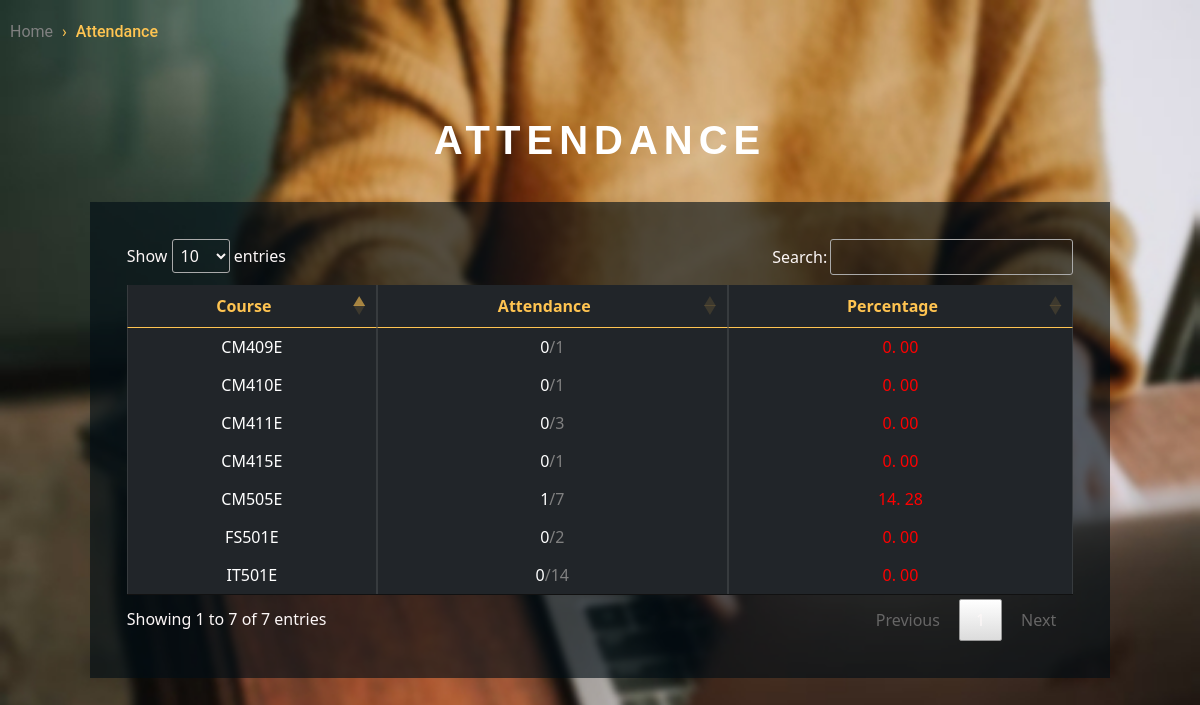
/Files/attendance/attendance_student_view.php (signed in), run on the app's committed database.
### tables this page shows
CREATE TABLE `results` (
  `sr` int(11) NOT NULL,
  `enrollment` int(7) NOT NULL,
  `course_name` varchar(6) NOT NULL,
  `Assignment_1` int(3) NOT NULL DEFAULT 0,
  `Assignment_2` int(3) NOT NULL DEFAULT 0,
  `Practical_1` int(3) NOT NULL DEFAULT 0,
  `Practical_2` int(3) NOT NULL DEFAULT 0,
  `Practical_3` int(3) NOT NULL DEFAULT 0,
  `PT_1` int(3) NOT NULL DEFAULT 0,
  `PT_2` int(3) NOT NULL DEFAULT 0,
  `Final_Theory` int(3) NOT NULL DEFAULT 0,
  `attendance` int(3) NOT NULL DEFAULT 0
);

CREATE TABLE `courses` (
  `course_id` varchar(6) NOT NULL,
  `course_name` varchar(100) NOT NULL,
  `teacher_id` int(7) NOT NULL,
  `credits` int(2) NOT NULL,
  `semester` int(11) NOT NULL,
  `classes` int(11) DEFAULT 0,
  `lecture` int(2) NOT NULL
);

### Files/attendance/attendance_student_view.php (the view, shortened to what this page needs)
<?php
include("../conn.php");
$enroll = $_SESSION['enrollid'];
?>
<html lang="en">
<head>
    <link rel="stylesheet" href="//cdn.datatables.net/1.10.24/css/jquery.dataTables.min.css">
    <link href="https://cdn.jsdelivr.net/npm/bootstrap@5.0.1/dist/css/bootstrap.min.css" rel="stylesheet">
</head>
<body class="agileits_w3layouts" style="background-color: black;">
    <ul class="breadcrumbs">
        <li class="breadcrumbsitem">
            <a href="../StudentHome.php" class="breadcrumbslink">Home</a>
        </li>
        <li class="breadcrumbsitem">
            <a href="/attendance/attendance_student_view.php" class="breadcrumbslink breadcrumbs__link--active">Attendance</a>
        </li>
    </ul>
    <h1 class="agile_head" style="text-align: center; color:white;">Attendance</h1>
    <div class=" w3layouts_main wrap">
        <div style="color:white;">
                <?php
                    $percent = 0;
                    $result = mysqli_query($conn, "SELECT * from results where enrollment= $enroll");
                    echo '<table class="table table-bordered table-dark table-hover" id="myTable3">
                    <thead style="color: #ffc451">
                    <th style="text-align:center">Course</th>
                    <th style="text-align:center">Attendance</th>
                    <th style="text-align:center">Percentage</th>
                    </thead>';
                    while($row = mysqli_fetch_assoc($result)) {
                        $classes = mysqli_fetch_assoc(mysqli_query($conn, 'SELECT `classes` from courses where course_id="'.$row['course_name'] .'"'));
                        $classes = $classes['classes'];
                        echo '<tr>
                        <td style="text-align:center">' .  $row['course_name'] . '</td>
                        <td style="text-align:center; color:grey"><a style="color: white">';
                            if($classes==0){
                                echo 'No classes held till now!';
                            }
                            else{
                              $percent = $row['attendance'] / $classes;
                              $percent = $percent * 100;
                              echo $row['attendance'] . '</a>/' . $classes . '</td>';
                            }
                        if ($percent >= 85)
                            echo '<td style="text-align:center; color: lightgreen;">' .number_format(floor($percent*100)/100,2, '. ', '') . '</td>';
                        elseif ($percent >= 75)
                             echo '<td style="text-align:center; color: yellow;">' .number_format(floor($percent*100)/100,2, '. ', '') . '</td>';
                        else {
                             echo '<td style="text-align:center; color: red;">' .number_format(floor($percent*100)/100,2, '. ', '') . '</td>';
                        }
                        echo '</tr>';
                    }
                    echo ' </table>';
                ?>
        </div>
    </div>
</body>
</html>

### Files/attendance/attendance_student_view.php (style rules this page uses)
#myTable3 { padding-top: 10px; }
.agileits_w3layouts { background: url(../assets/img/tempbg.jpg)no-repeat; background-size: cover; background-attachment: fixed; }
h1.agile_head { padding-top: 1em; font-size: 2.5em; text-transform: uppercase; color: #fff; font-weight: 600; font-family: 'Montserrat', sans-serif; letter-spacing: 6px; line-height: 1.5; }
.wrap { padding: 2.3em; width: 85%; margin: 2em auto; background: rgba(1, 14, 21, 0.62); }
.breadcrumbs { padding: 10px; font-family: 'Roboto', sans-serif; }
.breadcrumbsitem { display: inline-block; margin-top: 10px; }
.breadcrumbsitem:not(:last-of-type)::after { content: '\203a'; margin: 0 5px; color: #ffc451; }
.breadcrumbslink { text-decoration: none; color: grey; }
.breadcrumbs__link--active { color: #ffc451; font-weight: 500; }
table.dataTable { width: 100%; margin: 0 auto; clear: both; border-collapse: separate; border-spacing: 0; }
table.dataTable thead th, table.dataTable tfoot th { font-weight: bold; }
table.dataTable thead th, table.dataTable thead td { padding: 10px 18px; border-bottom: 1px solid #111111; }
table.dataTable thead .sorting, table.dataTable thead .sorting_asc, table.dataTable thead .sorting_desc, table.dataTable thead .sorting_asc_disabled, table.dataTable thead .sorting_desc_disabled { cursor: pointer; *cursor: hand; background-repeat: no-repeat; background-position: center right; }
table.dataTable thead .sorting { background-image: url("../images/sort_both.png"); }
table.dataTable thead .sorting_asc { background-image: url("../images/sort_asc.png") !important; }
table.dataTable tbody tr { background-color: #ffffff; }
table.dataTable tbody th, table.dataTable tbody td { padding: 8px 10px; }
table.dataTable.no-footer { border-bottom: 1px solid #111111; }
table.dataTable, table.dataTable th, table.dataTable td { box-sizing: content-box; }

### data on the page
results: course_name "CM409E", attendance "0", courses.classes "1", percent "0. 00"
results: course_name "CM410E", attendance "0", courses.classes "1", percent "0. 00"
results: course_name "CM411E", attendance "0", courses.classes "3", percent "0. 00"
results: course_name "CM415E", attendance "0", courses.classes "1", percent "0. 00"
results: course_name "CM505E", attendance "1", courses.classes "7", percent "14. 28"
results: course_name "FS501E", attendance "0", courses.classes "2", percent "0. 00"
results: course_name "IT501E", attendance "0", courses.classes "14", percent "0. 00"
